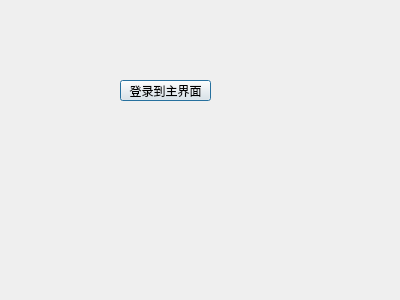
<?xml version="1.0" encoding="UTF-8"?>
<ui version="4.0">
 <class>LoginDlg</class>
 <widget class="QDialog" name="LoginDlg">
  <property name="geometry">
   <rect>
    <x>0</x>
    <y>0</y>
    <width>400</width>
    <height>300</height>
   </rect>
  </property>
  <property name="windowTitle">
   <string>Dialog</string>
  </property>
  <widget class="QPushButton" name="pushButton">
   <property name="geometry">
    <rect>
     <x>120</x>
     <y>80</y>
     <width>91</width>
     <height>21</height>
    </rect>
   </property>
   <property name="text">
    <string>登录到主界面</string>
   </property>
  </widget>
 </widget>
 <resources/>
 <connections>
  <connection>
   <sender>pushButton</sender>
   <signal>clicked()</signal>
   <receiver>LoginDlg</receiver>
   <slot>accept()</slot>
   <hints>
    <hint type="sourcelabel">
     <x>165</x>
     <y>97</y>
    </hint>
    <hint type="destinationlabel">
     <x>263</x>
     <y>172</y>
    </hint>
   </hints>
  </connection>
 </connections>
</ui>
